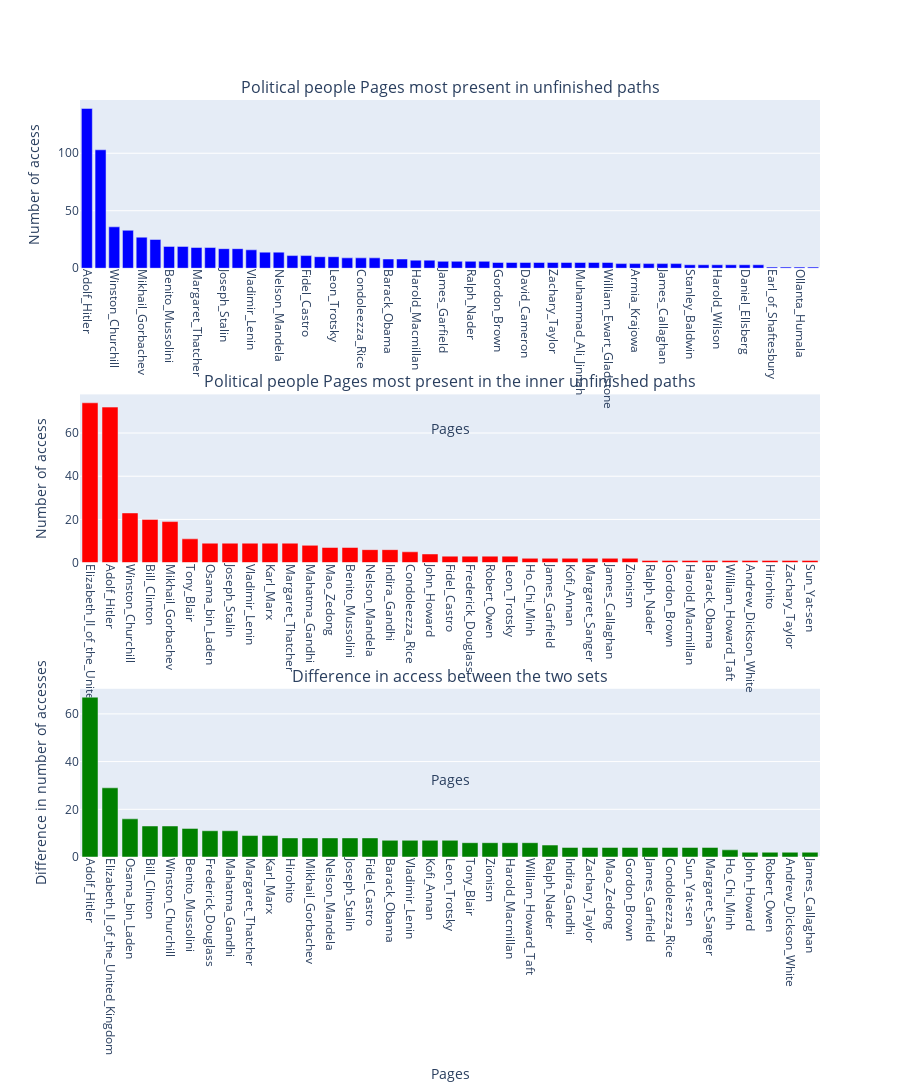

The code cell stored with this chart in its notebook:
### Code cell
# full path
pages_unfin = list(hubs_political_people_unfin.keys())
counts_unfin = list(hubs_political_people_unfin.values())

# internal path
pages2_unfin = list(hubs_political_people_internal_unfin.keys())
counts2_unfin = list(hubs_political_people_internal_unfin.values())

# difference between the two sets 
common_keys_unfin = set(hubs_political_people_unfin.keys()) & set(hubs_political_people_internal_unfin.keys())
diff_items_unfin = {key: hubs_political_people_unfin[key] - hubs_political_people_internal_unfin[key] for key in common_keys_unfin}
diff_items_unfin = dict(sorted(diff_items_unfin.items(), key=lambda item: item[1], reverse=True))
diff_values_unfin = list(diff_items_unfin.values())
median_diff_unfin = np.median(diff_values_unfin)

fig = make_subplots(rows=3, cols=1, subplot_titles=(
    'Political people Pages most present in unfinished paths',
    'Political people Pages most present in the inner unfinished paths',
    'Difference in access between the two sets'
))
fig.add_trace(go.Bar(x=pages_unfin, y=counts_unfin, marker=dict(color='blue'), name='Number of access',
                    hovertemplate='Number of access: %{y}<extra></extra>'), row=1, col=1)
fig.add_trace(go.Bar(x=pages2_unfin, y=counts2_unfin, marker=dict(color='red'), name='Number of access',
                    hovertemplate='Number of access: %{y}<extra></extra>'), row=2, col=1)
fig.add_trace(go.Bar(x=list(diff_items_unfin.keys()), y=list(diff_items_unfin.values()), marker=dict(color='green'),
                    name='Difference in access',
                    hovertemplate='Difference in access: %{y}<extra></extra>'), row=3, col=1)
fig.update_layout(
    height=2000,
    width=900,
    showlegend=False 
)

fig.update_xaxes(title_text='Pages', row=1, col=1)
fig.update_xaxes(title_text='Pages', row=2, col=1)
fig.update_xaxes(title_text='Pages', row=3, col=1)
fig.update_yaxes(title_text='Number of access', row=1, col=1)
fig.update_yaxes(title_text='Number of access', row=2, col=1)
fig.update_yaxes(title_text='Difference in number of accesses', row=3, col=1)
fig.update_xaxes(tickangle=90, tickmode='array', row=1, col=1)
fig.update_xaxes(tickangle=90, tickmode='array', row=2, col=1)
fig.update_xaxes(tickangle=90, tickmode='array', row=3, col=1)
fig.show()

print('Median difference between the full path and the inner path for the unfinished paths: ', median_diff_unfin)

### Figure 1 — Plotly figure (JSON) as saved in the notebook; plotly's stock layout.template omitted (floating-point values rounded to 4 significant figures)
{"data": [{"hovertemplate": "Number of access: %{y}<extra></extra>", "marker": {"color": "blue"}, "name": "Number of access", "type": "bar", "x": ["Adolf_Hitler", "Elizabeth_II_of_the_United_Kingdom", "Winston_Churchill", "Bill_Clinton", "Mikhail_Gorbachev", "Osama_bin_Laden", "Benito_Mussolini", "Mahatma_Gandhi", "Margaret_Thatcher", "Karl_Marx", "Joseph_Stalin", "Tony_Blair", "Vladimir_Lenin", "Frederick_Douglass", "Nelson_Mandela", "Mao_Zedong", "Fidel_Castro", "Indira_Gandhi", "Leon_Trotsky", "Kofi_Annan", "Condoleezza_Rice", "Hirohito", "Barack_Obama", "Zionism", "Harold_Macmillan", "William_Howard_Taft", "James_Garfield", "John_Howard", "Ralph_Nader", "Margaret_Sanger", "Gordon_Brown", "Stephen_Harper", "David_Cameron", "Robert_Owen", "Zachary_Taylor", "Ho_Chi_Minh", "Muhammad_Ali_Jinnah", "Sun_Yat-sen", "William_Ewart_Gladstone", "Ariel_Sharon", "Armia_Krajowa", "Ayaan_Hirsi_Ali", "James_Callaghan", "William_Pitt_the_Younger", "Stanley_Baldwin", "Edmund_Burke", "Harold_Wilson", "Elizabeth_Fry", "Daniel_Ellsberg", "Andrew_Dickson_White", "Earl_of_Shaftesbury", "Mahmoud_Abbas", "Ollanta_Humala", "John_Marshall"], "xaxis": "x", "y": [139, 103, 36, 33, 27, 25, 19, 19, 18, 18, 17, 17, 16, 14, 14, 11, 11, 10, 10, 9, 9, 9, 8, 8, 7, 7, 6, 6, 6, 6, 5, 5, 5, 5, 5, 5, 5, 5, 5, 4, 4, 4, 4, 4, 3, 3, 3, 3, 3, 3, 1, 1, 1, 1], "yaxis": "y"}, {"hovertemplate": "Number of access: %{y}<extra></extra>", "marker": {"color": "red"}, "name": "Number of access", "type": "bar", "x": ["Elizabeth_II_of_the_United_Kingdom", "Adolf_Hitler", "Winston_Churchill", "Bill_Clinton", "Mikhail_Gorbachev", "Tony_Blair", "Osama_bin_Laden", "Joseph_Stalin", "Vladimir_Lenin", "Karl_Marx", "Margaret_Thatcher", "Mahatma_Gandhi", "Mao_Zedong", "Benito_Mussolini", "Nelson_Mandela", "Indira_Gandhi", "Condoleezza_Rice", "John_Howard", "Fidel_Castro", "Frederick_Douglass", "Robert_Owen", "Leon_Trotsky", "Ho_Chi_Minh", "James_Garfield", "Kofi_Annan", "Margaret_Sanger", "James_Callaghan", "Zionism", "Ralph_Nader", "Gordon_Brown", "Harold_Macmillan", "Barack_Obama", "William_Howard_Taft", "Andrew_Dickson_White", "Hirohito", "Zachary_Taylor", "Sun_Yat-sen"], "xaxis": "x2", "y": [74, 72, 23, 20, 19, 11, 9, 9, 9, 9, 9, 8, 7, 7, 6, 6, 5, 4, 3, 3, 3, 3, 2, 2, 2, 2, 2, 2, 1, 1, 1, 1, 1, 1, 1, 1, 1], "yaxis": "y2"}, {"hovertemplate": "Difference in access: %{y}<extra></extra>", "marker": {"color": "green"}, "name": "Difference in access", "type": "bar", "x": ["Adolf_Hitler", "Elizabeth_II_of_the_United_Kingdom", "Osama_bin_Laden", "Bill_Clinton", "Winston_Churchill", "Benito_Mussolini", "Frederick_Douglass", "Mahatma_Gandhi", "Margaret_Thatcher", "Karl_Marx", "Hirohito", "Mikhail_Gorbachev", "Nelson_Mandela", "Joseph_Stalin", "Fidel_Castro", "Barack_Obama", "Vladimir_Lenin", "Kofi_Annan", "Leon_Trotsky", "Tony_Blair", "Zionism", "Harold_Macmillan", "William_Howard_Taft", "Ralph_Nader", "Indira_Gandhi", "Zachary_Taylor", "Mao_Zedong", "Gordon_Brown", "James_Garfield", "Condoleezza_Rice", "Sun_Yat-sen", "Margaret_Sanger", "Ho_Chi_Minh", "John_Howard", "Robert_Owen", "Andrew_Dickson_White", "James_Callaghan"], "xaxis": "x3", "y": [67, 29, 16, 13, 13, 12, 11, 11, 9, 9, 8, 8, 8, 8, 8, 7, 7, 7, 7, 6, 6, 6, 6, 5, 4, 4, 4, 4, 4, 4, 4, 4, 3, 2, 2, 2, 2], "yaxis": "y3"}], "layout": {"annotations": [{"font": {"size": 16}, "showarrow": false, "text": "Political people Pages most present in unfinished paths", "x": 0.5, "xanchor": "center", "xref": "paper", "y": 1, "yanchor": "bottom", "yref": "paper"}, {"font": {"size": 16}, "showarrow": false, "text": "Political people Pages most present in the inner unfinished paths", "x": 0.5, "xanchor": "center", "xref": "paper", "y": 0.6111, "yanchor": "bottom", "yref": "paper"}, {"font": {"size": 16}, "showarrow": false, "text": "Difference in access between the two sets", "x": 0.5, "xanchor": "center", "xref": "paper", "y": 0.2222, "yanchor": "bottom", "yref": "paper"}], "height": 2000, "showlegend": false, "width": 900, "xaxis": {"anchor": "y", "domain": [0, 1], "tickangle": 90, "tickmode": "array", "title": {"text": "Pages"}}, "xaxis2": {"anchor": "y2", "domain": [0, 1], "tickangle": 90, "tickmode": "array", "title": {"text": "Pages"}}, "xaxis3": {"anchor": "y3", "domain": [0, 1], "tickangle": 90, "tickmode": "array", "title": {"text": "Pages"}}, "yaxis": {"anchor": "x", "domain": [0.7778, 1], "title": {"text": "Number of access"}}, "yaxis2": {"anchor": "x2", "domain": [0.3889, 0.6111], "title": {"text": "Number of access"}}, "yaxis3": {"anchor": "x3", "domain": [0, 0.2222], "title": {"text": "Difference in number of accesses"}}}}
